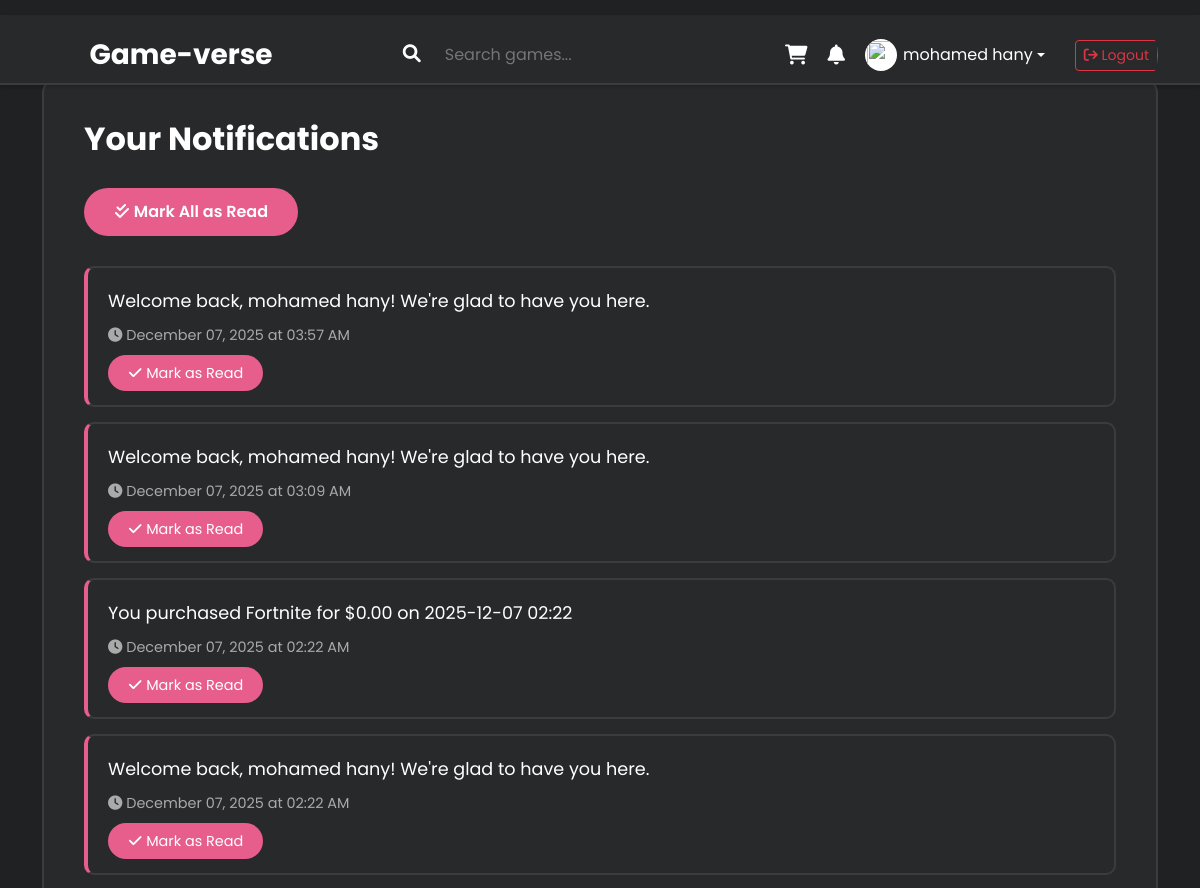
/notifications (signed in, upper part), run on an earlier commit of the app's database.
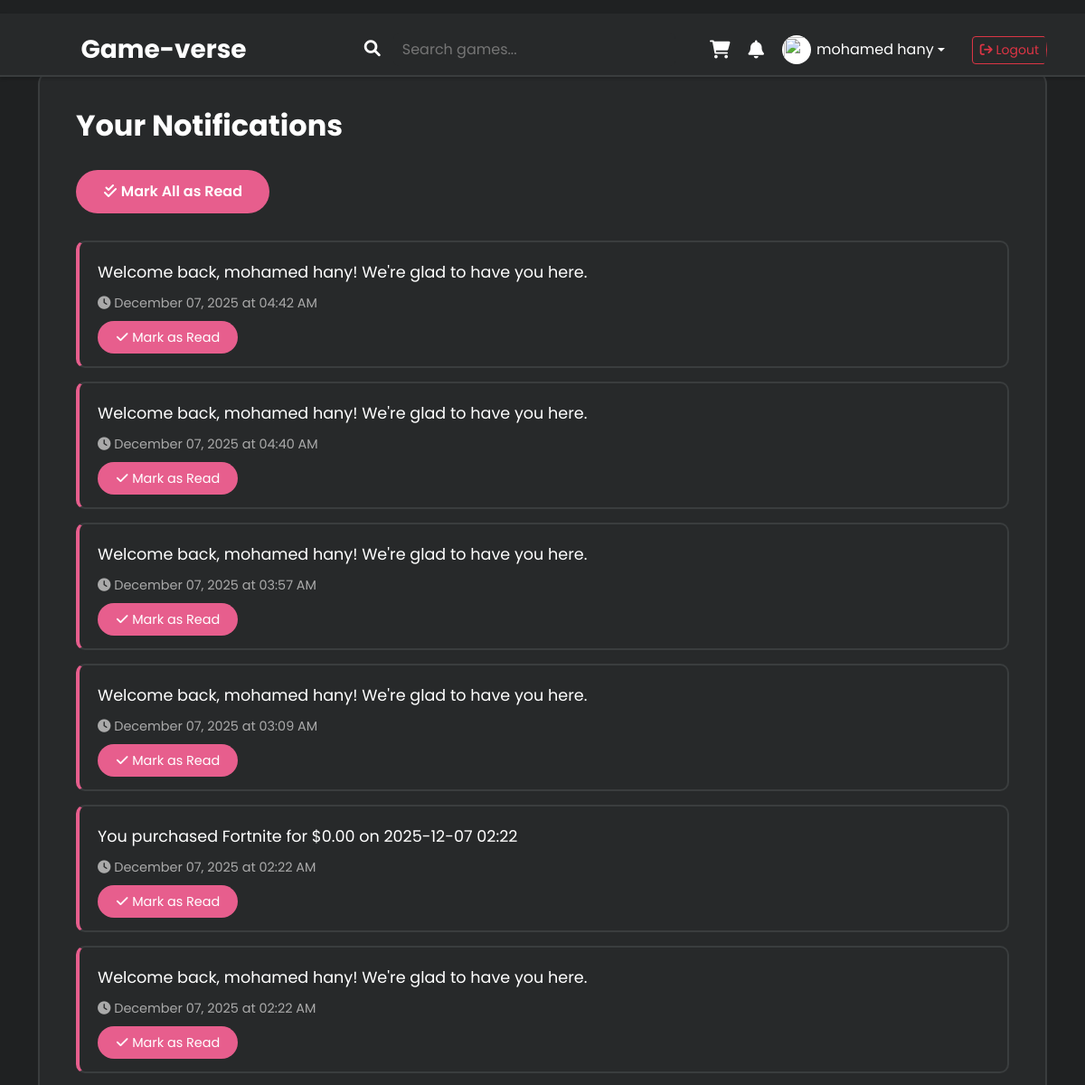
And on a later commit of the database.
### models.py (models this page shows)
class Notification(db.Model):
    __tablename__ = "notifications"
    id = db.Column(db.Integer, primary_key=True)
    user_id = db.Column(db.Integer, db.ForeignKey("users.id"), nullable=False)
    message = db.Column(db.Text, nullable=False)
    is_read = db.Column(db.Boolean, default=False)
    created_at = db.Column(db.DateTime, default=datetime.utcnow)

### tempCodeRunnerFile.py (the view)
@app.route("/notifications")
def notifications():
    if not session.get("user_id"):
        return redirect(url_for("login"))
    user = User.query.get(session["user_id"])
    notifications_list = Notification.query.filter_by(user_id=user.id).order_by(Notification.created_at.desc()).all()
    return render_template("notifications.html", notes=notifications_list)

### templates/notifications.html (shortened to what this page needs)
<!DOCTYPE html>
<html lang="en">
<head>
  <link href="{{ url_for('static', filename='vendor/bootstrap/css/bootstrap.min.css') }}" rel="stylesheet">
  <link href="{{ url_for('static', filename='assets/css/templatemo-cyborg-gaming.css') }}" rel="stylesheet">
  <link rel="stylesheet" href="{{ url_for('static', filename='assets/css/fontawesome.css') }}">
</head>
<body>
<header class="header-area header-sticky">
  <div class="container">
    <div class="row">
      <div class="col-12">
        <nav class="main-nav">
          <a href="{{ url_for('home') }}" class="logo">
            <span class="logo-text">Game-verse</span>
          </a>
          <form action="{{ url_for('browse') }}" method="get" class="search-form">
              <button type="submit" style="background:none; border:none; cursor:pointer;">
                <i class="fa fa-search" style="font-size:18px; color:white;"></i>
              </button>
              <input type="text" name="q" placeholder="Search games...">
          </form>
          <div class="right-elements">
            <a href="{{ url_for('cart') }}" style="color:white; font-size:20px;">
              <i class="fa fa-shopping-cart"></i>
            </a>
            {% if session.get('is_admin') %}
            <a href="{{ url_for('admin_logout') }}" class="btn btn-outline-danger btn-sm" style="margin-left: 10px;">
              <i class="fa fa-sign-out"></i> Logout
            </a>
            {% elif session.get('user_id') %}
            <a href="{{ url_for('notifications') }}" style="color:white; font-size:20px; position: relative;">
              <i class="fa fa-bell"></i>
            </a>
            <div class="dropdown">
              <a class="d-flex align-items-center dropdown-toggle text-white" href="#" id="userMenu" data-bs-toggle="dropdown">
                <img src="{{ url_for('static', filename='images/profile.png') }}"
                     style="width:32px; height:32px; border-radius:50%; margin-right:6px; background-color: #fff; padding: 2px;">
                {{ session.get('username') }}
              </a>
            </div>
            <a href="{{ url_for('logout') }}" class="btn btn-outline-danger btn-sm" style="margin-left: 10px;">
              <i class="fa fa-sign-out"></i> Logout
            </a>
            {% else %}
            <a class="btn btn-outline-light" href="{{ url_for('login') }}">Login</a>
            <a class="btn btn-primary" href="{{ url_for('register') }}">Signup</a>
            {% endif %}
          </div>
        </nav>
      </div>
    </div>
  </div>
</header>
<div class="container mt-5 mb-4" style="padding-top: 30px;">
  <div class="notifications-section">
    <h2 style="color: #fff; margin-bottom: 30px;">Your Notifications</h2>
    {% if notes %}
    <form method="POST" action="{{ url_for('mark_all_read') }}">
      <button type="submit" class="mark-all-read-btn">
        <i class="fa fa-check-double"></i> Mark All as Read
      </button>
    </form>
    {% for note in notes %}
    <div class="notification-item {% if not note.is_read %}unread{% else %}read{% endif %}">
      <div class="notification-message">{{ note.message }}</div>
      <div class="notification-date">
        <i class="fa fa-clock"></i> {{ note.created_at.strftime('%B %d, %Y at %I:%M %p') if note.created_at else 'N/A' }}
      </div>
      {% if not note.is_read %}
      <div class="notification-actions">
        <a href="{{ url_for('read_notification', n_id=note.id) }}" class="mark-read-btn">
          <i class="fa fa-check"></i> Mark as Read
        </a>
      </div>
      {% endif %}
    </div>
    {% endfor %}
    {% else %}
    <div class="empty-notifications">
      <i class="fa fa-bell-slash"></i>
      <h3>No notifications</h3>
      <p>You're all caught up! New notifications will appear here.</p>
    </div>
    {% endif %}
  </div>
</div>
</body>
</html>

What changed in the data, as far as the page shows it:
added Notification: message "Welcome back, mohamed hany! We're glad to have you here.", created_at "December 07, 2025 at 04:42 AM"
added Notification: message "Welcome back, mohamed hany! We're glad to have you here.", created_at "December 07, 2025 at 04:40 AM"
